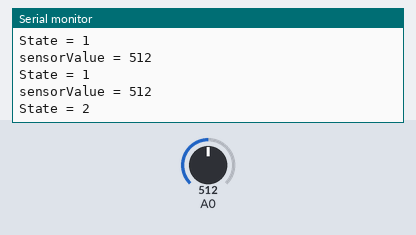
A sketch run on a simulated Arduino Uno, built with avr-gcc and run on an emulated ATmega328P. Parts: the last lines printed to the serial monitor. The test bench sets the inputs (shaded band); at power-on: A0 = 512.

Above: at 1.2 s.
1.3 s: A0 set to 716
At 1.39 s:
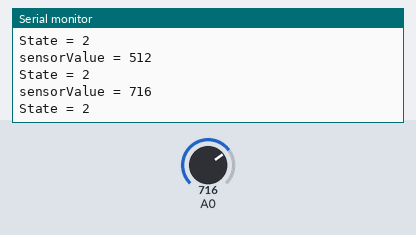
2.8 s: A0 set to 900
At 2.8 s:
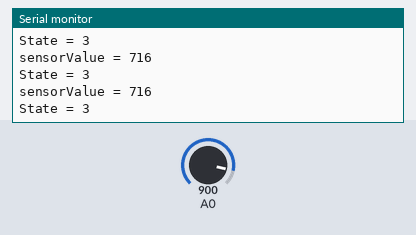
Timing chart, 0 to 5.8 s (numbered marks = the images above; inputs shaded):
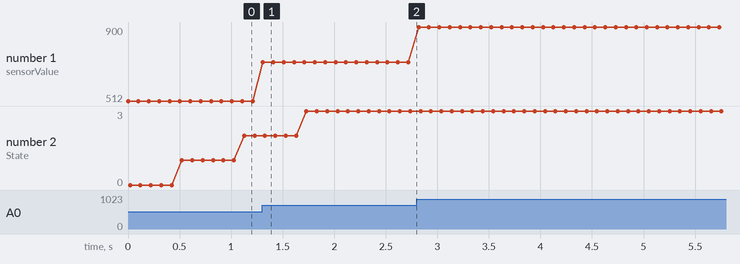

Measured:
- after the input at 1.3 s, the serial monitor: prints a new line at once (image 1)
- plotted number 1: 512 → 716 after the input at 1.3 s, 716 → 900 after the input at 2.8 s

The sketch:

statemachine_with_uber_states.ino
```cpp
enum State_enum {SIL, PROBSIL, PROBNOISE, NOISE};
enum uberState_enum {USILENCE, UNOISE};

void state_machine_run(int sensorinfo);

uint8_t state = SIL;
uint8_t prevState = PROBSIL;
uint8_t uberState = USILENCE;

unsigned long timeIn;
unsigned long currentTime;

int setTime = 500;

void setup() {
  Serial.begin(9600);
}

void loop() {
  state_machine_run(read_Sensor());
  Serial.println((String)"State = " + state);
  delay(100);
}

void state_machine_run(int sensorInfo)
{
  int threshold = 250;

  switch (state)
  {
      int sumOfData;
      int counter;
      int average;

    case SIL:
      if (prevState != state) {
        timeIn = millis();
        prevState = state;
      }

      sumOfData = sumOfData + sensorInfo;
      counter += 1;
      average = sumOfData / counter;

      currentTime = millis();

      if ((currentTime - timeIn) > setTime) {
        if (average > threshold) {
          state = PROBSIL;
        } else {
          timeIn = millis();
        }

        sumOfData = 0;
        counter = 0;
        average = 0;
      } else {
        //STILL COUNTING, WAITING FOR THE TIME LIMIT
      }
      break;

    case PROBSIL:
      if (prevState != state) {
        timeIn = millis();
        prevState = state;
      }

      sumOfData = sumOfData + sensorInfo;
      counter += 1;
      average = sumOfData / counter;

      currentTime = millis();

      if ((currentTime - timeIn) > setTime) {
        if (average > threshold) {
          state = PROBNOISE;
        } else {
          state = SIL;
        }

        sumOfData = 0;
        counter = 0;
        average = 0;
      } else {
        //STILL COUNTING, WAITING FOR THE TIME LIMIT
      }
      break;

    case PROBNOISE:
      if (prevState != state) {
        timeIn = millis();
        prevState = state;
      }

      sumOfData = sumOfData + sensorInfo;
      counter += 1;
      average = sumOfData / counter;

      currentTime = millis();

      if ((currentTime - timeIn) > setTime) {
        if (average > threshold) {
          state = NOISE;
        } else {
          state = PROBSIL;
        }

        sumOfData = 0;
        counter = 0;
        average = 0;
      } else {
        //STILL COUNTING, WAITING FOR THE TIME LIMIT
      }
      break;

    case NOISE:
      if (prevState != state) {
        timeIn = millis();
        prevState = state;
      }

      sumOfData = sumOfData + sensorInfo;
      counter += 1;
      average = sumOfData / counter;

      currentTime = millis();

      if ((currentTime - timeIn) > setTime) {
        if (average < threshold) {
          state = PROBNOISE;
        } else {
          timeIn = millis();
        }

        sumOfData = 0;
        counter = 0;
        average = 0;
      } else {
        //STILL COUNTING, WAITING FOR THE TIME LIMIT
      }
      break;
  }

  if (state == SIL || state == PROBSIL) {
    uberState = USILENCE;
  } else {
    uberState = UNOISE;
  }
}

int read_Sensor() {
  int sensorValue = analogRead(A0);
  Serial.println((String)"sensorValue = " + sensorValue);
  return sensorValue;
}
```
